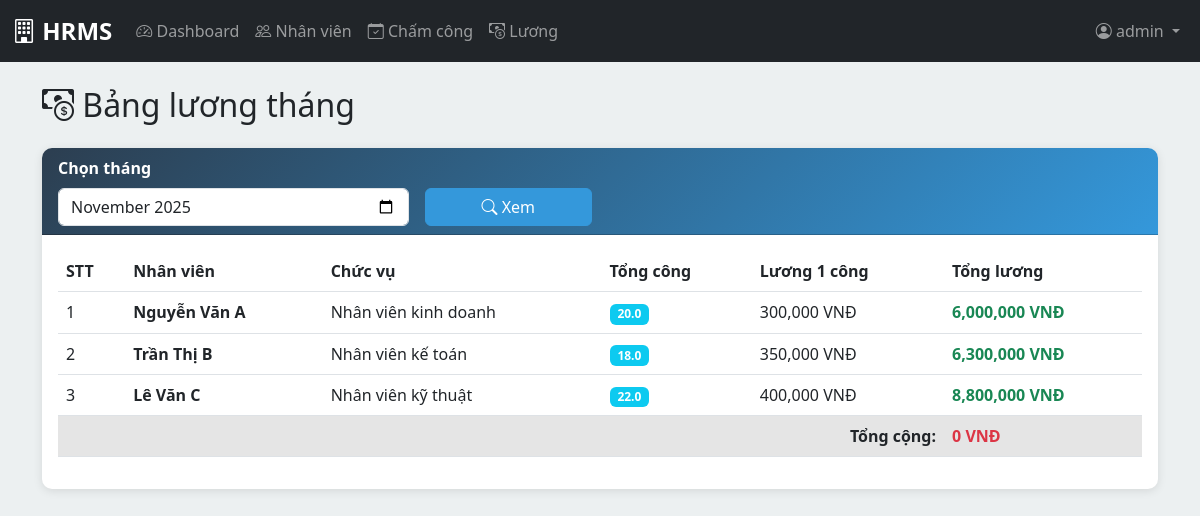
The app's page /admin/salary (signed in) with its own data.
### models/__init__.py (models this page shows, shortened)
class User(UserMixin, db.Model):
    __tablename__ = 'users'
    id = db.Column(db.Integer, primary_key=True)
    username = db.Column(db.String(50), unique=True, nullable=False)
    password_hash = db.Column(db.String(255), nullable=False)
    role = db.Column(db.String(20), nullable=False, default='user')  # 'admin' or 'user'
    employee_id = db.Column(db.Integer, db.ForeignKey('employees.id'), nullable=True)
    employee = db.relationship('Employee', back_populates='user', uselist=False)
    def is_admin(self):
        return self.role == 'admin'

class Employee(db.Model):
    __tablename__ = 'employees'
    id = db.Column(db.Integer, primary_key=True)
    full_name = db.Column(db.String(100), nullable=False)
    phone = db.Column(db.String(20))
    email = db.Column(db.String(100))
    position = db.Column(db.String(100))
    daily_wage = db.Column(db.Float, nullable=False)  # Lương 1 ngày hoặc 1 giờ
    start_date = db.Column(db.Date, nullable=False, default=datetime.utcnow)
    status = db.Column(db.String(20), nullable=False, default='active')  # 'active' or 'inactive'
    created_at = db.Column(db.DateTime, default=datetime.utcnow)
    user = db.relationship('User', back_populates='employee', uselist=False)
    attendances = db.relationship('Attendance', back_populates='employee', cascade='all, delete-orphan')
    def get_total_work_days(self, year, month):
        total = 0
        for attendance in self.attendances:
            if attendance.work_date.year == year and attendance.work_date.month == month:
                total += attendance.work_hours
        return total
    def calculate_salary(self, year, month):
        total_work = self.get_total_work_days(year, month)
        return total_work * self.daily_wage

### routes/admin.py (the view)
@admin_bp.route('/salary')
@login_required
@admin_required
def salary():
    month = request.args.get('month', datetime.now().strftime('%Y-%m'))
    year, mon = map(int, month.split('-'))
    employees = Employee.query.filter_by(status='active').all()
    salary_data = []
    for emp in employees:
        total_work = emp.get_total_work_days(year, mon)
        total_salary = emp.calculate_salary(year, mon)
        salary_data.append({
            'employee': emp,
            'total_work': total_work,
            'daily_wage': emp.daily_wage,
            'total_salary': total_salary
        })
    return render_template('admin/salary.html',
                         salary_data=salary_data,
                         selected_month=month)

### app.py (called while the page is built)
def create_app():
    app = Flask(__name__)
    app.config.from_object(Config)
    db.init_app(app)
    login_manager = LoginManager()
    login_manager.init_app(app)
    login_manager.login_view = 'auth.login'
    login_manager.login_message = 'Vui lòng đăng nhập để tiếp tục.'
    login_manager.login_message_category = 'warning'
    @login_manager.user_loader
    def load_user(user_id):
        return User.query.get(int(user_id))
    from routes.auth import auth_bp
    from routes.admin import admin_bp
    from routes.employee import employee_bp
    app.register_blueprint(auth_bp)
    app.register_blueprint(admin_bp)
    app.register_blueprint(employee_bp)
    with app.app_context():
        db.create_all()
    return app

### routes/admin.py (called while the page is built)
def admin_required(f):
    @wraps(f)
    def decorated_function(*args, **kwargs):
        if not current_user.is_authenticated or not current_user.is_admin():
            flash('Bạn không có quyền truy cập!', 'danger')
            return redirect(url_for('auth.login'))
        return f(*args, **kwargs)
    return decorated_function

### templates/admin/salary.html (shortened to what this page needs)
{% extends "base.html" %}
{% block content %}
<div class="container">
    <h2 class="mb-4"><i class="bi bi-cash-coin"></i> Bảng lương tháng</h2>
    <div class="card">
        <div class="card-header">
            <form method="GET" action="{{ url_for('admin.salary') }}" class="row g-3">
                <div class="col-md-4">
                    <label class="form-label">Chọn tháng</label>
                    <input type="month" class="form-control" name="month" value="{{ selected_month }}">
                </div>
                <div class="col-md-2">
                    <label class="form-label">&nbsp;</label>
                    <button type="submit" class="btn btn-primary w-100">
                        <i class="bi bi-search"></i> Xem
                    </button>
                </div>
            </form>
        </div>
        <div class="card-body">
            {% if salary_data %}
            <div class="table-responsive">
                <table class="table table-hover">
                    <thead>
                        <tr>
                            <th>STT</th>
                            <th>Nhân viên</th>
                            <th>Chức vụ</th>
                            <th>Tổng công</th>
                            <th>Lương 1 công</th>
                            <th>Tổng lương</th>
                        </tr>
                    </thead>
                    <tbody>
                        {% set total_salary = 0 %}
                        {% for data in salary_data %}
                        <tr>
                            <td>{{ loop.index }}</td>
                            <td><strong>{{ data.employee.full_name }}</strong></td>
                            <td>{{ data.employee.position }}</td>
                            <td>
                                <span class="badge bg-info">{{ data.total_work }}</span>
                            </td>
                            <td>{{ "{:,.0f}".format(data.daily_wage) }} VNĐ</td>
                            <td>
                                <strong class="text-success">
                                    {{ "{:,.0f}".format(data.total_salary) }} VNĐ
                                </strong>
                            </td>
                        </tr>
                        {% set total_salary = total_salary + data.total_salary %}
                        {% endfor %}
                    </tbody>
                    <tfoot>
                        <tr class="table-active">
                            <td colspan="5" class="text-end"><strong>Tổng cộng:</strong></td>
                            <td>
                                <strong class="text-danger">
                                    {{ "{:,.0f}".format(total_salary) }} VNĐ
                                </strong>
                            </td>
                        </tr>
                    </tfoot>
                </table>
            </div>
            {% else %}
            <div class="no-data">
                <i class="bi bi-inbox" style="font-size: 3rem;"></i>
                <p>Không có dữ liệu lương</p>
            </div>
            {% endif %}
        </div>
    </div>
</div>
{% endblock %}

### templates/base.html (shortened to what this page needs)
<!DOCTYPE html>
<html lang="vi">
<head>
    <link href="https://cdn.jsdelivr.net/npm/bootstrap@5.3.0/dist/css/bootstrap.min.css" rel="stylesheet">
    <link rel="stylesheet" href="https://cdn.jsdelivr.net/npm/bootstrap-icons@1.10.0/font/bootstrap-icons.css">
    <link rel="stylesheet" href="{{ url_for('static', filename='css/style.css') }}">
</head>
<body>
    {% if current_user.is_authenticated %}
    <nav class="navbar navbar-expand-lg navbar-dark bg-dark">
        <div class="container-fluid">
            <a class="navbar-brand" href="{{ url_for('auth.index') }}">
                <i class="bi bi-building"></i> HRMS
            </a>
            <div class="collapse navbar-collapse" id="navbarNav">
                <ul class="navbar-nav me-auto">
                    {% if current_user.is_admin() %}
                    <li class="nav-item">
                        <a class="nav-link" href="{{ url_for('admin.dashboard') }}">
                            <i class="bi bi-speedometer2"></i> Dashboard
                        </a>
                    </li>
                    <li class="nav-item">
                        <a class="nav-link" href="{{ url_for('admin.employees') }}">
                            <i class="bi bi-people"></i> Nhân viên
                        </a>
                    </li>
                    <li class="nav-item">
                        <a class="nav-link" href="{{ url_for('admin.attendance') }}">
                            <i class="bi bi-calendar-check"></i> Chấm công
                        </a>
                    </li>
                    <li class="nav-item">
                        <a class="nav-link" href="{{ url_for('admin.salary') }}">
                            <i class="bi bi-cash-coin"></i> Lương
                        </a>
                    </li>
                    {% endif %}
                </ul>
                <ul class="navbar-nav">
                    <li class="nav-item dropdown">
                        <a class="nav-link dropdown-toggle" href="#" role="button" data-bs-toggle="dropdown">
                            <i class="bi bi-person-circle"></i> {{ current_user.username }}
                        </a>
                    </li>
                </ul>
            </div>
        </div>
    </nav>
    {% endif %}
    <main class="{% if current_user.is_authenticated %}container-fluid{% endif %} py-4">
        {% block content %}{% endblock %}
    </main>
</body>
</html>

### static/css/style.css (style rules this page uses)
:root { --primary-color: #2c3e50; --secondary-color: #3498db; --success-color: #27ae60; --danger-color: #e74c3c; --warning-color: #f39c12; --light-bg: #ecf0f1; }
body { background-color: var(--light-bg); font-family: 'Segoe UI', Tahoma, Geneva, Verdana, sans-serif; }
.navbar-brand { font-weight: bold; font-size: 1.5rem; }
.card { border: none; border-radius: 10px; box-shadow: 0 2px 10px rgba(0,0,0,0.1); margin-bottom: 20px; }
.card-header { background: linear-gradient(135deg, var(--primary-color), var(--secondary-color)); color: white; border-radius: 10px 10px 0 0 !important; font-weight: 600; }
.btn-primary { background-color: var(--secondary-color); border-color: var(--secondary-color); }
.table { background-color: white; }
.table thead { background-color: var(--primary-color); color: white; }

### records on screen
User: username "admin"
Employee: employee.full_name "Nguyễn Văn A", employee.position "Nhân viên kinh doanh", total_work "20.0", daily_wage "300,000", total_salary "6,000,000"
Employee: employee.full_name "Trần Thị B", employee.position "Nhân viên kế toán", total_work "18.0", daily_wage "350,000", total_salary "6,300,000"
Employee: employee.full_name "Lê Văn C", employee.position "Nhân viên kỹ thuật", total_work "22.0", daily_wage "400,000", total_salary "8,800,000"

### other values on screen
{{ "{:,.0f}".format(total_salary) }} "0"
